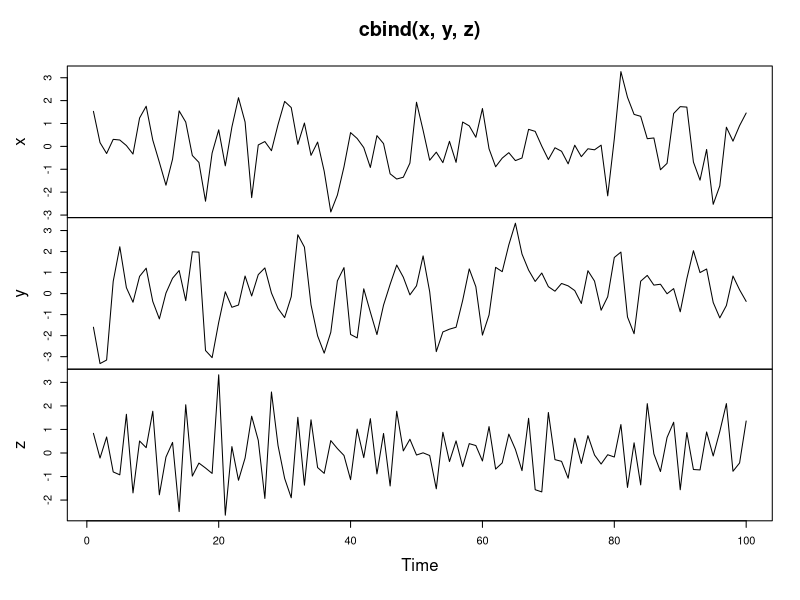
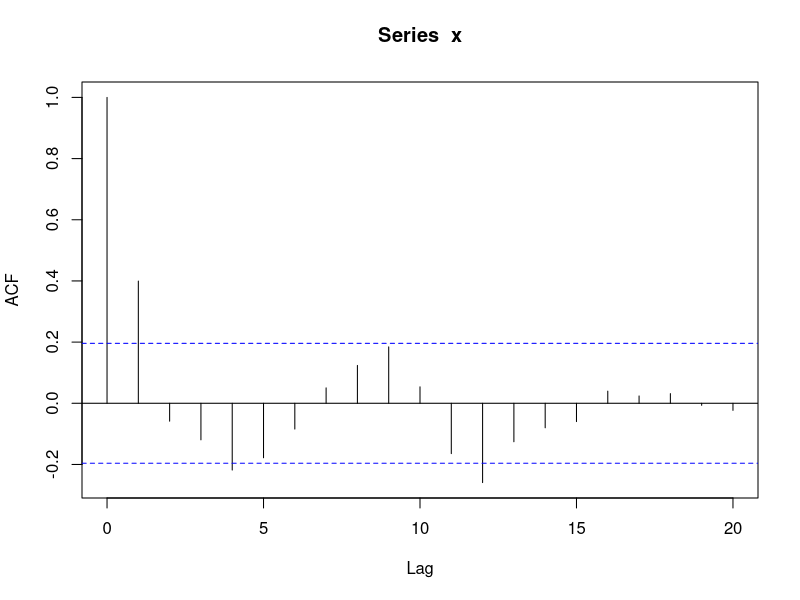
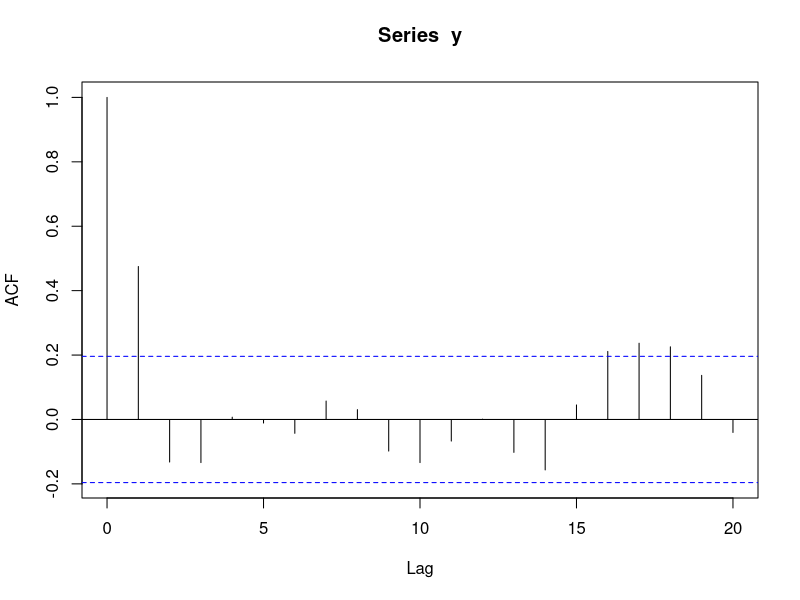
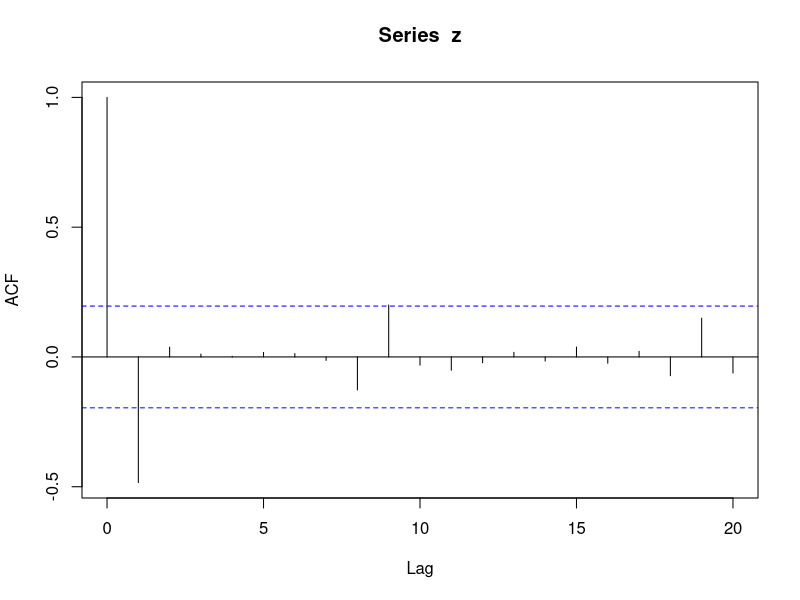
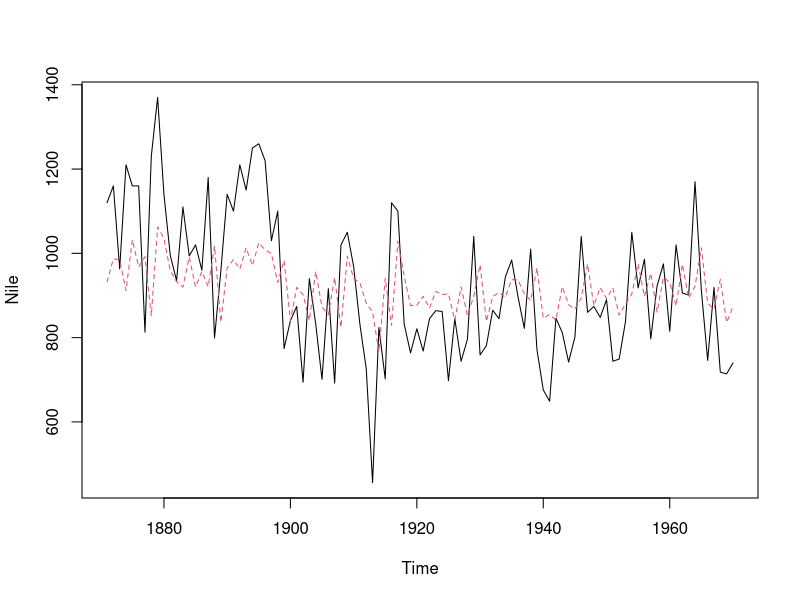
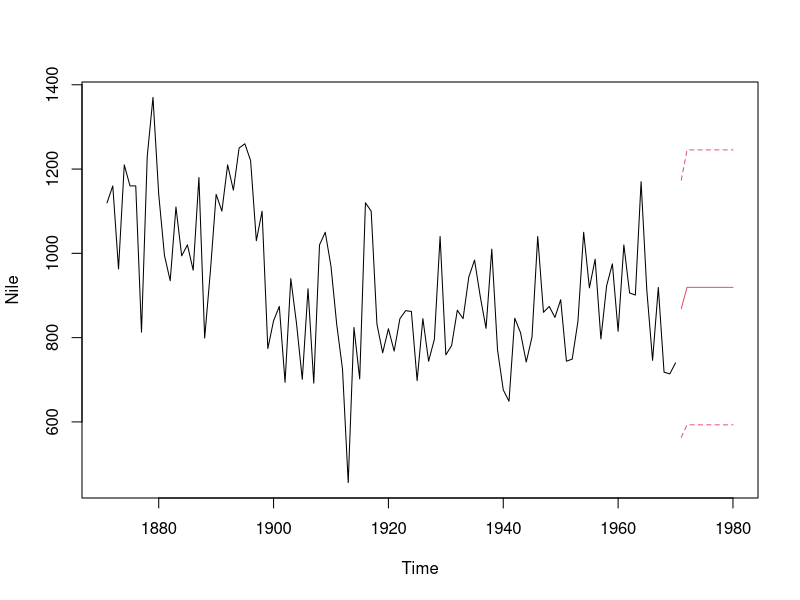

Recreate these plots in R, in order.
# Exercise
# Simulate the simple moving average model
# The simple moving average (MA) model is a parsimonious time series model used to account for very short-run autocorrelation. It does have a regression like form, but here each observation is regressed on the previous innovation, which is not actually observed. Like the autoregressive (AR) model, the MA model includes the white noise (WN) model as special case.
# 
# As with previous models, the MA model can be simulated using the arima.sim() command by setting the model argument to list(ma = theta), where theta is a slope parameter from the interval (-1, 1). Once again, you also need to specifcy the series length using the n argument.
# 
# In this exercise, you'll simulate and plot three MA models with slope parameters 0.5, 0.9, and -0.5, respectively.
# 
# Instructions
# 100 XP
# Use arima.sim() to simulate a MA model with the slope parameter set to 0.5, and series length 100. Save this model to x.
# Use another call to arima.sim() to simulate a MA model with the slope parameter set to 0.9. Save this model to y.
# Use a third call to arima.sim() to simulate a final MA model with the slope paramter set to -0.5. Save this model to z.
# Use plot.ts() to display all three models.

# Generate MA model with slope 0.5
x <- arima.sim(model = list(ma = 0.5), n = 100)

# Generate MA model with slope 0.9
y <- arima.sim(model = list(ma = 0.9), n = 100)

# Generate MA model with slope -0.5
z <- arima.sim(model = list(ma = -0.5), n = 100)

# Plot all three models together
plot.ts(cbind(x, y, z))


# Exercise
# Estimate the autocorrelation function (ACF) for a moving average
# Now that you've simulated some MA data using the arima.sim() command, you may want to estimate the autocorrelation functions (ACF) for your data. As in the previous chapter, you can use the acf() command to generate plots of the autocorrelation in your MA data.
# 
# In this exercise, you'll use acf() to estimate the ACF for three simulated MA series, x, y, and z. These series have slope parameters of 0.4, 0.9, and -0.75, respectively, and are shown in the figure on the right.
# 
# Instructions
# 100 XP
# Use three calls to acf() to estimate the autocorrelation functions for x, y, and z, respectively.

# Calculate ACF for x
acf(x)

# Calculate ACF for y
acf(y)

# Calculate ACF for z
acf(z)


# Exercise
# Estimate the simple moving average model
# Now that you've simulated some MA models and calculated the ACF from these models, your next step is to fit the simple moving average (MA) model to some data using the arima() command. For a given time series x we can fit the simple moving average (MA) model using arima(..., order = c(0, 0, 1)). Note for reference that an MA model is an ARIMA(0, 0, 1) model.
# 
# In this exercise, you'll practice using a preloaded time series (x, shown in the plot on the right) as well as the Nile dataset used in earlier chapters.
# 
# Instructions
# 100 XP
# Use arima() to fit the MA model to the series x.
# What are the slope (ma1), mean (intercept), and innovation variance (sigma^2) estimates produced by your arima() output? Paste these into your workspace.
# Use a similar call to arima() to fit the MA model to the Nile data. Save the results as MA and use print() to display the output.
# Finally, use the pre-written commands to plot the Nile data and your fitted MA values.

x <- c(-0.291042022894219,0.377630806116457,-0.412682794512086,0.790608561990323,2.62597031625823,1.95541099648636,1.32147721194026,-0.562760166707265,-1.00480197351853,-1.94491931595402,-1.30029115122986,-0.968193030167927,-1.62074777036342,-0.247233802359692,-0.911195824647926,-0.0361466562247089,0.203268062882534,0.323434682027092,1.03223133795942,-0.0660208573530079,1.10417815679315,3.57665936848039,1.92456284690584,0.255062232188208,0.0918814380373624,0.831934350604733,0.577771226651606,-1.1890925787647,-0.927238714854904,-0.288269268499619,0.0917372110788901,-0.248123016048592,-1.73867119817624,0.599437681834219,1.40413384492476,1.94216369439585,2.00154846349997,2.47319615994637,2.00534596339668,-0.546806467636252,-0.0853153466294043,0.05460296973559,1.08002979209658,0.0913566679074134,0.0376785776467646,1.06184834201489,-0.570626634028865,-0.148745795831849,-0.296912403457057,-2.91564127537177,-0.891621363643751,0.0640958092918201,-1.8944101388273,-0.820516527941741,0.296160180333238,1.24526044233284,2.07560936510316,0.81950605376824,-0.445218006292434,-0.618984863721121,-0.308178498213869,-0.779201965665343,-0.619104251893923,0.540893242773311,0.312547530594628,-0.415657237664058,-0.637457047314385,-1.19774636021484,0.381732204600188,0.0109741527838596,-0.550274988857032,0.271509147268856,-1.32344172806042,-1.86513516362868,-1.99571623389816,0.0905303685202479,-1.31823319470043,-1.26874080194791,0.259360700521396,0.986620570397058,1.74593865632634,1.88010691211305,0.434930064817209,-0.986143745400859,0.228894834245518,1.78095940982512,3.71337005088952,2.01759427562472,-0.46069542465496,-1.42215109518776,-0.604121492289651,1.40543361766048,2.35852553801805,1.90795579028563,2.05187460168204,1.57197343045414,-0.754912598598153,-1.39643096284248,-0.522250494025702,-0.298429687058594)
  
# Fit the MA model to x
arima(x, order = c(0,0,1))

# Paste the slope (ma1) estimate below
0.7928

# Paste the slope mean (intercept) estimate below
0.1589

# Paste the innovation variance (sigma^2) estimate below
0.9576

# Fit the MA model to Nile
MA <- arima(Nile, order = c(0,0,1))
print(MA)

# Plot Nile and MA_fit 
ts.plot(Nile)
MA_fit <- Nile - resid(MA)
points(MA_fit, type = "l", col = 2, lty = 2)


# Exercise
# Simple forecasts from an estimated MA model
# Now that you've estimated a MA model with your Nile data, the next step is to do some simple forecasting with your model. As with other types of models, you can use the predict() function to make simple forecasts from your estimated MA model. Recall that the $pred value is the forecast, while the $se value is a standard error for that forecast, each of which is based on the fitted MA model.
# 
# Once again, to make predictions for several periods beyond the last observation you can use the n.ahead = h argument in your call to predict(). The forecasts are made recursively from 1 to h-steps ahead from the end of the observed time series. However, note that except for the 1-step forecast, all forecasts from the MA model are equal to the estimated mean (intercept).
# 
# In this exercise, you'll use the MA model derived from your Nile data to make simple forecasts about future River Nile flow levels. Your MA model from the previous exercise is available in your environment.
# 
# Instructions
# 100 XP
# Instructions
# 100 XP
# Use predict() to make a forecast for River Nile flow level in 1971. Store the forecast in predict_MA.
# Use predict_MA along with $pred[1] to obtain the 1-step forecast.
# Use another call to predict() to make a forecast from 1971 through 1980. To do so, set the n.ahead argument equal to 10.
# Run the pre-written code to plot the Nile time series plus the forecast and 95% prediction intervals.

# Make a 1-step forecast based on MA
predict_MA <- predict(MA, n.ahead = 1)

# Obtain the 1-step forecast using $pred[1]
predict_MA$pred[1]

# Make a 1-step through 10-step forecast based on MA
predict(MA, n.ahead = 10)

# Plot the Nile series plus the forecast and 95% prediction intervals
ts.plot(Nile, xlim = c(1871, 1980))
MA_forecasts <- predict(MA, n.ahead = 10)$pred
MA_forecast_se <- predict(MA, n.ahead = 10)$se
points(MA_forecasts, type = "l", col = 2)
points(MA_forecasts - 2*MA_forecast_se, type = "l", col = 2, lty = 2)
points(MA_forecasts + 2*MA_forecast_se, type = "l", col = 2, lty = 2)


# Exercise
# AR vs MA models
# As you've seen, autoregressive (AR) and simple moving average (MA) are two useful approaches to modeling time series. But how can you determine whether an AR or MA model is more appropriate in practice?
# 
# To determine model fit, you can measure the Akaike information criterion (AIC) and Bayesian information criterion (BIC) for each model. While the math underlying the AIC and BIC is beyond the scope of this course, for your purposes the main idea is these these indicators penalize models with more estimated parameters, to avoid overfitting, and smaller values are preferred. All factors being equal, a model that produces a lower AIC or BIC than another model is considered a better fit.
# 
# To estimate these indicators, you can use the AIC() and BIC() commands, both of which require a single argument to specify the model in question.
# 
# In this exercise, you'll return to the Nile data and the AR and MA models you fitted to this data. These models and their predictions for the 1970s (AR_fit) and (MA_fit) are depicted in the plot on the right.
# 
# Instructions
# 100 XP
# As a first step in comparing these models, use cor() to measure the correlation between AR_fit and MA_fit.
# Use two calls to AIC() to calculate the AIC for AR and MA, respectively.
# Use two calls to BIC() to calculate the BIC for AR and MA, respectively.
rm(AR_model)
rm(MA_model)
AR <- arima(Nile, order = c(1, 0, 0))
MA <- arima(Nile, order = c(0, 0, 1))

AR_fit <- Nile - residuals(AR)
MA_fit <- Nile - residuals(MA)

# Find correlation between AR_fit and MA_fit
cor(AR_fit, MA_fit)

# Find AIC of AR
AIC(AR)

# Find AIC of MA
AIC(MA)

# Find BIC of AR
BIC(AR)

# Find BIC of MA
BIC(MA)

# Excellent work! 
# Series A shows short-run dependence but reverts quickly to the mean, so it must be the MA model. Series B and C are consistent with AR and RW, respectively. 
# Series D does not show any clear patterns, so it must be the WN model.

# Exactly right! 
# Plot A shows autocorrelation for the first lag only, which is consistent with the expectations of the MA model. 
# Plot B shows dissipating autocorrelation across several lags, consistent with the AR model. 
# Plot C is consistent with a RW model with considerable autocorrelation for many lags. 
# Finally. Plot D shows virtually no autocorrelation with any lags, consistent with a WN model. Understanding the logic behind these ACF plots is crucial for understanding how each model operates.